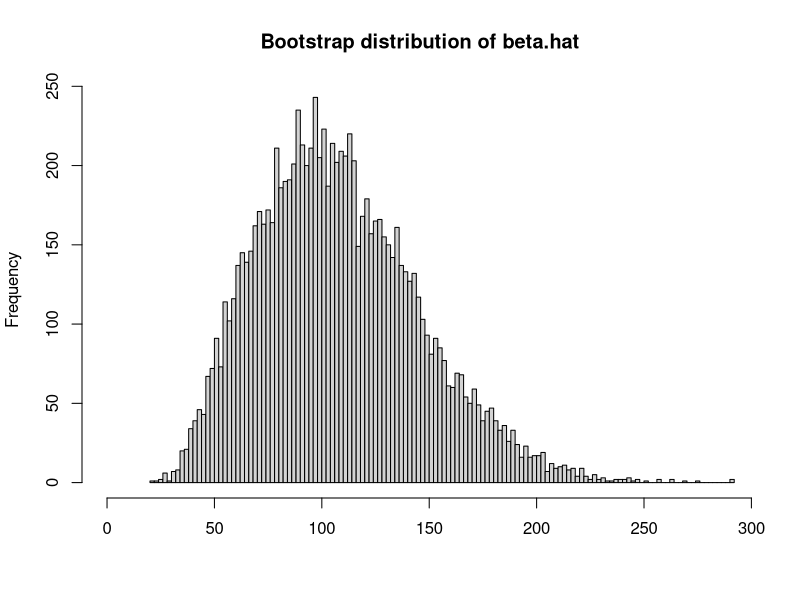

The R script that drew this image:
data3 <- c(3,5,7,18,43,85,91,98,100,130,230,487)
n <- length(data3)
beta.hat <- mean(data3)
lambda.hat <- 1/beta.hat
print(lambda.hat)
# [1] 0.00925212
B <- 9999
lambda.star <- rep(NA,B)
set.seed(19290)
for(b in 1:B) {
  sample.b <- sample(data3,n,replace = T)
  lambda.star[b] <- 1/mean(sample.b)
}
bias.lambda.hat <- mean(lambda.star) - lambda.hat
print(bias.lambda.hat)
# [1] 0.001313015
se.lambda.hat <- sd(lambda.star)
print(se.lambda.hat)
# [1] 0.004359665

beta.loo <- rep(NA,n)
for(i in 1:n) {
  beta.loo[i] <- mean(data3[-i])
}
psi <- mean(beta.loo) - beta.loo
a <- (sum(psi^3)/6)/(sum(psi^2)^1.5)
b <- qnorm(mean(1/lambda.star < beta.hat))
alpha <- 0.05
percentile1 <- pnorm(b + (b + qnorm(alpha/2))/(1 - a*(b + qnorm(alpha/2))))
print(percentile1)
# [1] 0.06596048
percentile2 <- pnorm(b + (b + qnorm(1 - alpha/2))/(1 - a*(b + qnorm(1 - alpha/2))))
print(percentile2)
# [1] 0.9955992
bca.interval <- quantile(1/lambda.star,c(percentile1,percentile2))
se.beta.hat <- sd(1/lambda.star)
print(se.beta.hat)
# [1] 37.70684
normal.interval <- beta.hat + se.beta.hat*qnorm(c(0.025,0.975))
percentile.interval<- quantile(1/lambda.star,c(0.025,0.975))
intervals.beta.hat <- as.data.frame(rbind(normal.interval,percentile.interval,bca.interval))
colnames(intervals.beta.hat) <- c("lower","upper")
intervals.beta.hat$length <- intervals.beta.hat$upper - intervals.beta.hat$lower
intervals.beta.hat$center <- intervals.beta.hat$lower + intervals.beta.hat$length/2
bias.beta.hat <- mean(1/lambda.star) - beta.hat
print(bias.beta.hat)
# [1] 0.1852602
print(intervals.beta.hat)
#                        lower    upper   length   center
# normal.interval     34.17928 181.9874 147.8081 108.0833
# percentile.interval 46.07917 191.4333 145.3542 118.7562
# bca.interval        56.33333 224.1677 167.8344 140.2505
hist(1/lambda.star, breaks = 100, main = "Bootstrap distribution of beta.hat", xlim = c(0,max(1/lambda.star)), xlab = "")